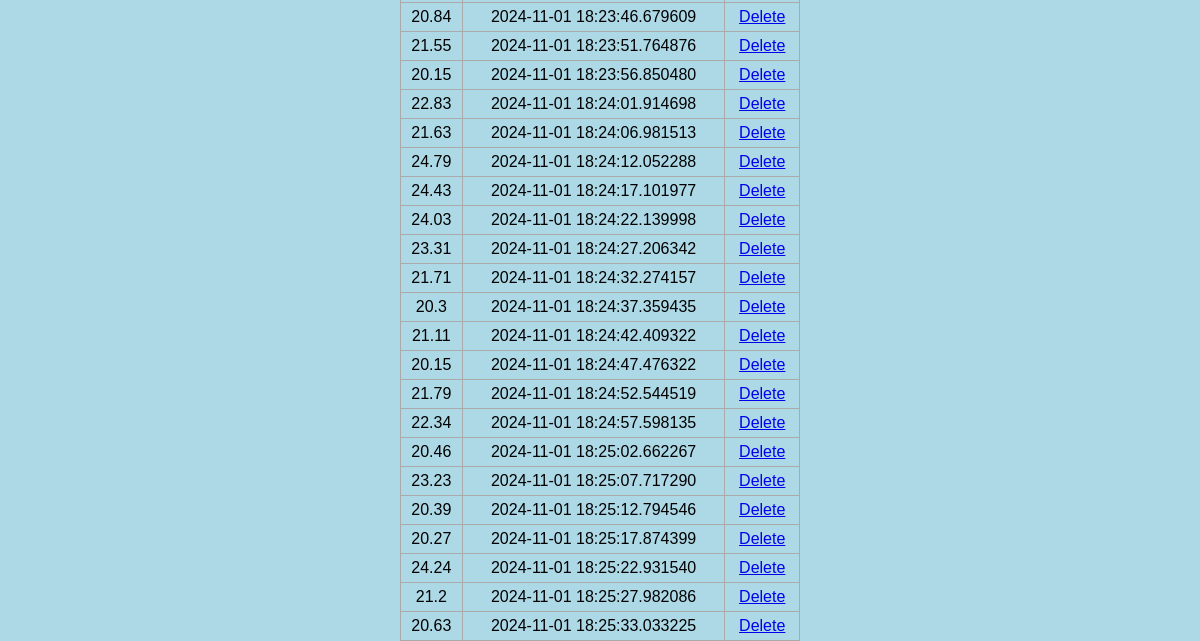
Before: / (lower part) with the older database file.
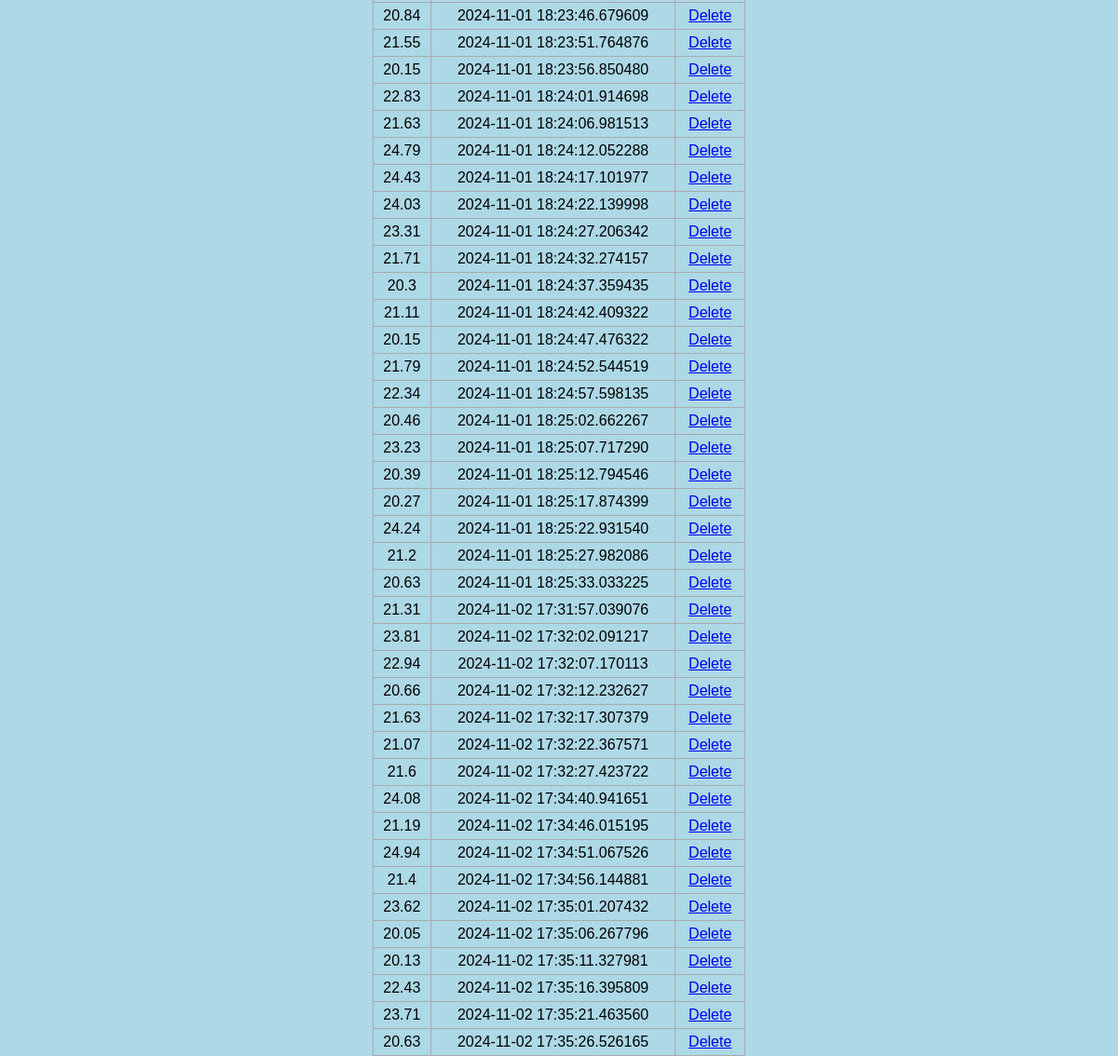
After: the same page with the newer database file.
### app.py (models this page shows, shortened)
class TempSample(db.Model):
    id = db.Column(db.Integer, primary_key=True)
    temp = db.Column(db.Float, nullable=False)
    date_created = db.Column(db.DateTime, default=datetime.utcnow)

### app.py (the view)
@app.route("/", methods=["POST", "GET"])
def index():
    temps = TempSample.query.order_by(TempSample.date_created).all()
    return render_template("index.html", temps=temps)

### templates/index.html (shortened to what this page needs)
{% extends 'base.html' %}
{% block body %}
<div class="content">
    {% if temps|length < 1 %}
    <h4 style="text-align: center">There are no temperature samples. Create one below!</h4>
    {% else %}
    <table>
        {% for temp in temps %}
            <tr>
                <td>{{ temp.temp }}</td>
                <td>{{ temp.date_created }}</td>
                <td>
                    <a href="/delete/{{temp.id}}">Delete</a>
                </td>
            </tr>
        {% endfor %}
    </table>
    {% endif %}
</div>
{% endblock %}

### templates/base.html (shortened to what this page needs)
<!DOCTYPE html>
<html lang="en">
<head>
    <link rel="stylesheet" href="{{ url_for('static', filename='css/main.css') }}">
</head>
<body>
    {% block body %}{% endblock %}
</body>
</html>

### static/css/main.css (style rules this page uses)
body, html { margin: 0; font-family: sans-serif; background-color: lightblue; }
.content { margin: 0 auto; width: 400px; }
table, td, th { border: 1px solid #aaa; }
table { border-collapse: collapse; width: 100%; }

Changed rows visible on the page:
added TempSample: temp "21.31", date_created "2024-11-02 17:31:57.039076"
added TempSample: temp "23.81", date_created "2024-11-02 17:32:02.091217"
added TempSample: temp "22.94", date_created "2024-11-02 17:32:07.170113"
added TempSample: temp "20.66", date_created "2024-11-02 17:32:12.232627"
added TempSample: temp "21.63", date_created "2024-11-02 17:32:17.307379"
added TempSample: temp "21.07", date_created "2024-11-02 17:32:22.367571"
added TempSample: temp "21.6", date_created "2024-11-02 17:32:27.423722"
added TempSample: temp "24.08", date_created "2024-11-02 17:34:40.941651"
added TempSample: temp "21.19", date_created "2024-11-02 17:34:46.015195"
added TempSample: temp "24.94", date_created "2024-11-02 17:34:51.067526"
added TempSample: temp "21.4", date_created "2024-11-02 17:34:56.144881"
added TempSample: temp "23.62", date_created "2024-11-02 17:35:01.207432"
added TempSample: temp "20.05", date_created "2024-11-02 17:35:06.267796"
added TempSample: temp "20.13", date_created "2024-11-02 17:35:11.327981"
added TempSample: temp "22.43", date_created "2024-11-02 17:35:16.395809"
added TempSample: temp "23.71", date_created "2024-11-02 17:35:21.463560"
added TempSample: temp "20.63", date_created "2024-11-02 17:35:26.526165"
